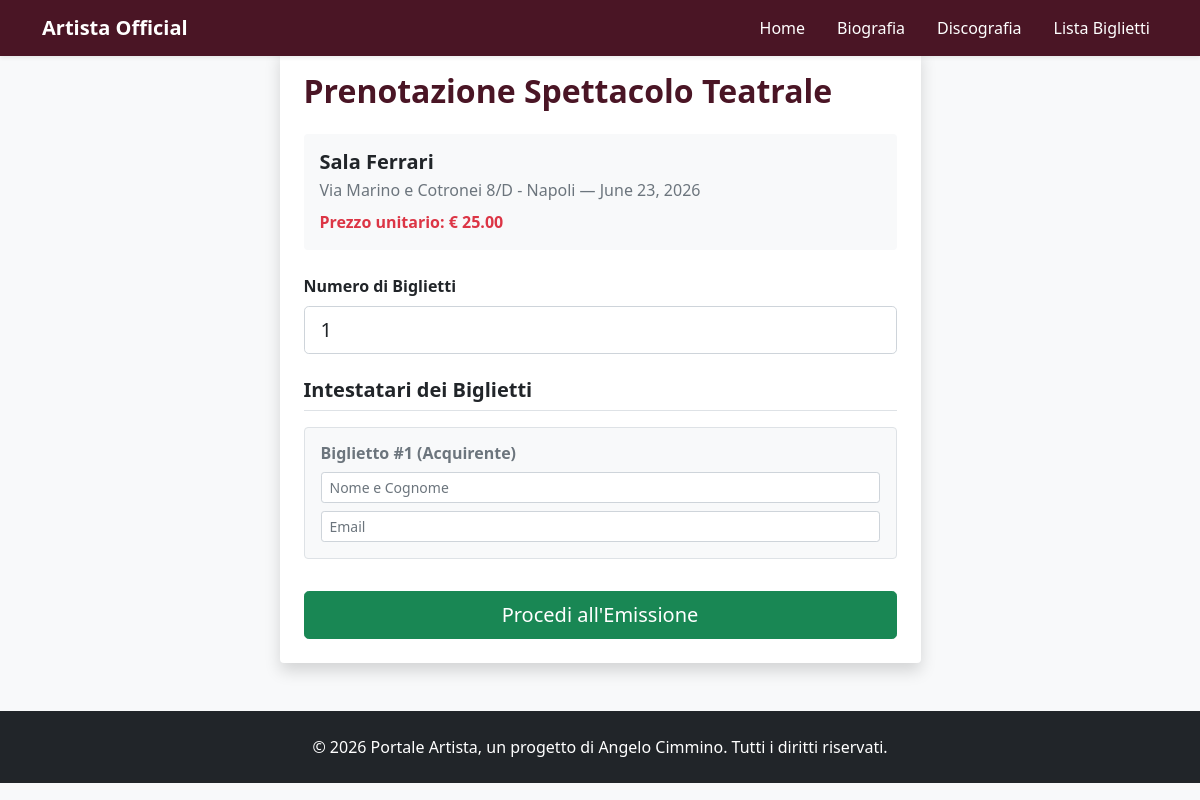
Page /concerto/5/riepilogo/ on the earlier database version.
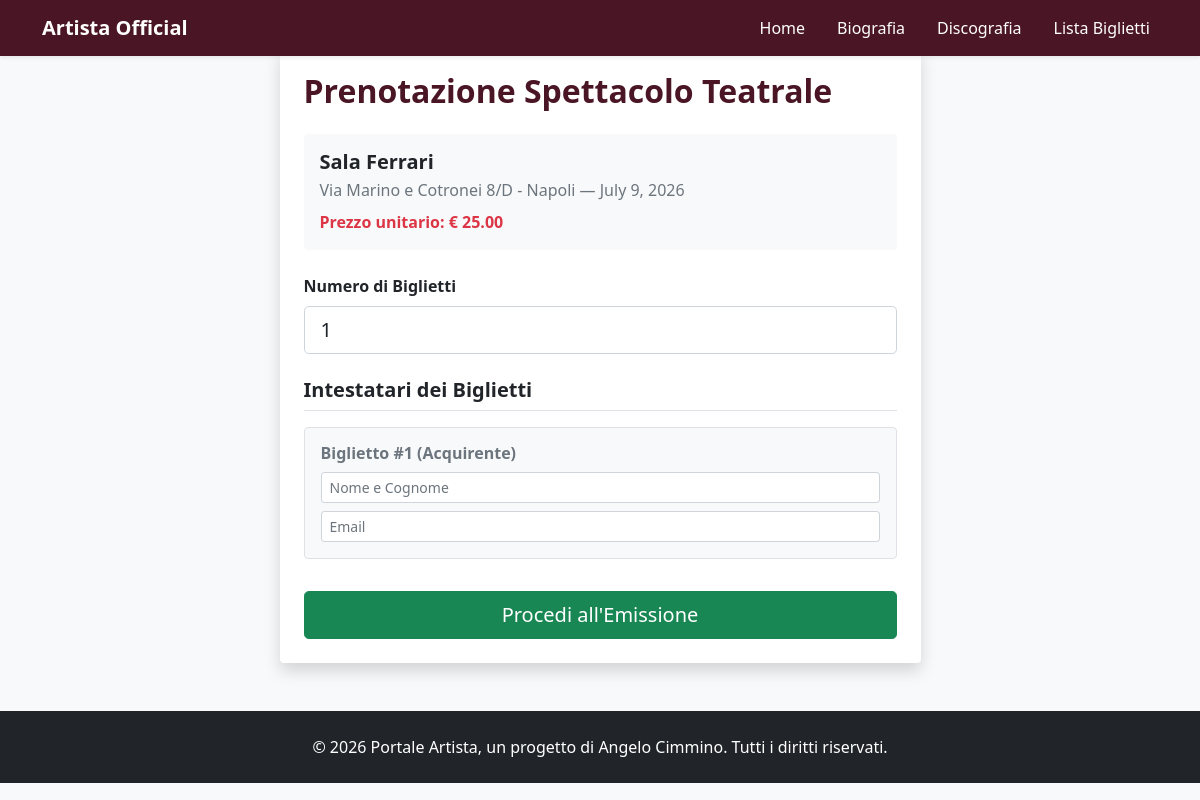
Same page on the later database version.
### tributo/models.py (models this page shows, shortened)
class Concerto(models.Model):
    luogo = models.CharField(max_length=200)
    citta = models.CharField(max_length=100)
    data = models.DateField()
    locandina = models.ImageField(upload_to='locandine/', blank=True, null=True)
    prezzo = models.DecimalField(max_digits=6, decimal_places=2, default=25.00)

### tributo/views.py (the view, shortened to what this page needs)
# urls.py: path('concerto/<int:concerto_id>/riepilogo/', views.concerto_riepilogo, name='concerto_riepilogo'),
def concerto_riepilogo(request, concerto_id):
    concerto = get_object_or_404(Concerto, id=concerto_id)
    return render(request, 'tributo/concerto_riepilogo.html', {'concerto': concerto})

### tributo/templates/tributo/concerto_riepilogo.html (shortened to what this page needs)
{% extends 'tributo/base.html' %}
{% block content %}
<div class="container my-5">
    <div class="row">
        <div class="col-md-7 mx-auto">
            <div class="card shadow p-4 border-0">
                <h2 class="fw-bold mb-4" style="color: #4a1525;">Prenotazione Spettacolo Teatrale</h2>
                <div class="bg-light p-3 rounded mb-4">
                    <h5 class="fw-bold mb-1">{{ concerto.luogo }}</h5>
                    <p class="text-muted mb-0">{{ concerto.citta }} — {{ concerto.data }}</p>
                    <div class="fw-bold mt-2 text-danger">Prezzo unitario: € {{ concerto.prezzo }}</div>
                </div>
                    <form action="{% url 'concerto_riepilogo' concerto.id %}" method="POST">
                    <div class="mb-4">
                        <label class="form-label fw-bold">Numero di Biglietti</label>
                        <input type="number" id="id_quantita" name="quantita" class="form-control form-control-lg" value="1" min="1" max="5" required>
                    </div>
                    <h5 class="fw-bold mb-3 border-bottom pb-2">Intestatari dei Biglietti</h5>
                    <div id="contenitore-biglietti">
                        <div class="bg-light p-3 rounded mb-3 border">
                            <h6 class="fw-bold text-secondary">Biglietto #1 (Acquirente)</h6>
                            <div class="mb-2">
                                <input type="text" name="nomi_biglietti" class="form-control form-control-sm" placeholder="Nome e Cognome" required>
                            </div>
                            <div>
                                <input type="email" name="email_biglietti" class="form-control form-control-sm" placeholder="Email" required>
                            </div>
                        </div>
                    </div>
                    <button type="submit" class="btn btn-success w-100 btn-lg mt-3">Procedi all'Emissione</button>
                </form>
            </div>
        </div>
    </div>
</div>
{% endblock %}

Differences in the rows shown:
changed Concerto "Sala Ferrari": data "June 23, 2026" → "July 9, 2026"
